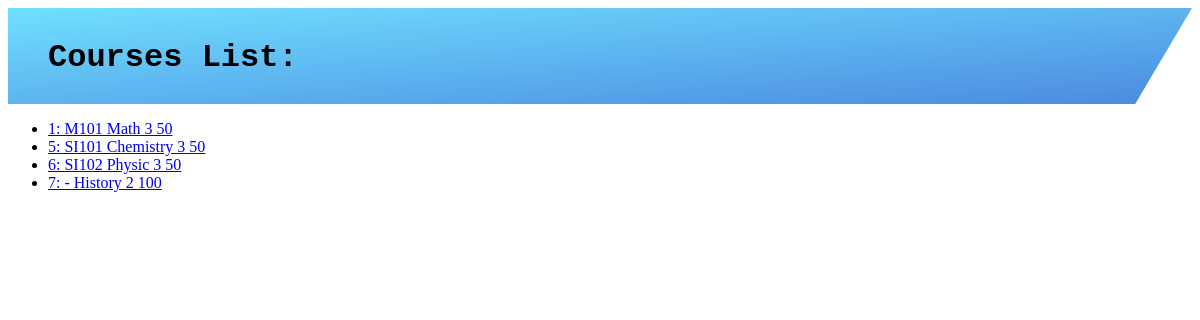
Page /Course_reg/ on the earlier database version.
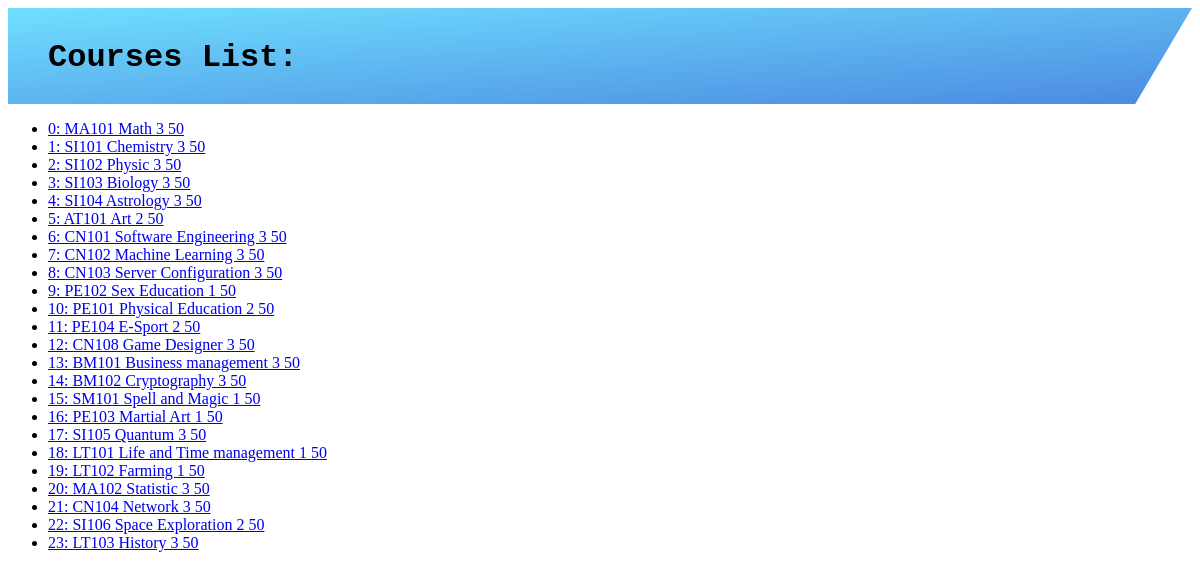
Same page on the later database version.
### Course_reg/models.py (models this page shows)
class Course(models.Model):
    subject = models.CharField(max_length=50)
    subject_id = models.CharField(max_length=50)
    credit = models.IntegerField()
    seat = models.IntegerField()
    users = models.ManyToManyField('auth.User', null=True, blank=True)
    def __str__(self):
        return f'{self.id}: {self.subject_id} {self.subject} {self.credit} {self.seat}'

### Course_reg/views.py (the view)
# urls.py: path('', views.index, name='index'),
def index(request):
    course = Course.objects.all()
    return render(request, 'Courses/index.html', {
        'Courses': course
    })

### Course_reg/templates/Courses/index.html (shortened to what this page needs)
{% extends 'Courses/layout.html' %}
{% block body %}
<div class = "header courfont">
    <h1 class = "headerpos">Courses List:</h1>
</div>
<ul>
    {% for Course in Courses %}
    <li>
        <a href="{% url 'Course' Course.id %}">
        {{ Course}}
        </a>
    </li>
    {% empty %}
    <li>No Course</li>
    {% endfor %}
</ul>
{% endblock %}

### Course_reg/templates/Courses/layout.html (shortened to what this page needs)
<!DOCTYPE html>
<html lang="en">
    <head>
    </head>
    <body>
        {% block body %}
        {% endblock %}
    </body>
</html>

### Course_reg/templates/Courses/index.html (style rules this page uses)
.header { height: 12vh; background-image: linear-gradient(to right bottom, rgba(76, 216, 255, 0.8), rgba(30, 108, 217, 0.8)), url('https://cdn.discordapp.com/attachments/812985864446935095/1019605085564702790/unknown.png'); background-size: cover; background-position: top; position: relative; text-align: center; clip-path: polygon(0 0, 100% 0, 70% 75vh, 0 100%); }
.headerpos { top: 10px; left: 40px; position: absolute; }
.courfont { font-family: 'Courier New', Courier, monospace; }

Differences in the rows shown:
added Course: id+subject+subject "0: MA101 Math 3 50"
changed Course: id+subject+subject "1: M101 Math 3 50" → "1: SI101 Chemistry 3 50"
added Course: id+subject+subject "2: SI102 Physic 3 50"
added Course: id+subject+subject "3: SI103 Biology 3 50"
added Course: id+subject+subject "4: SI104 Astrology 3 50"
changed Course: id+subject+subject "5: SI101 Chemistry 3 50" → "5: AT101 Art 2 50"
changed Course: id+subject+subject "6: SI102 Physic 3 50" → "6: CN101 Software Engineering 3 50"
changed Course: id+subject+subject "7: - History 2 100" → "7: CN102 Machine Learning 3 50"
added Course: id+subject+subject "8: CN103 Server Configuration 3 50"
added Course: id+subject+subject "9: PE102 Sex Education 1 50"
added Course: id+subject+subject "10: PE101 Physical Education 2 50"
added Course: id+subject+subject "11: PE104 E-Sport 2 50"
added Course: id+subject+subject "12: CN108 Game Designer 3 50"
added Course: id+subject+subject "13: BM101 Business management 3 50"
added Course: id+subject+subject "14: BM102 Cryptography 3 50"
added Course: id+subject+subject "15: SM101 Spell and Magic 1 50"
added Course: id+subject+subject "16: PE103 Martial Art 1 50"
added Course: id+subject+subject "17: SI105 Quantum 3 50"
added Course: id+subject+subject "18: LT101 Life and Time management 1 50"
added Course: id+subject+subject "19: LT102 Farming 1 50"
added Course: id+subject+subject "20: MA102 Statistic 3 50"
added Course: id+subject+subject "21: CN104 Network 3 50"
added Course: id+subject+subject "22: SI106 Space Exploration 2 50"
added Course: id+subject+subject "23: LT103 History 3 50"
